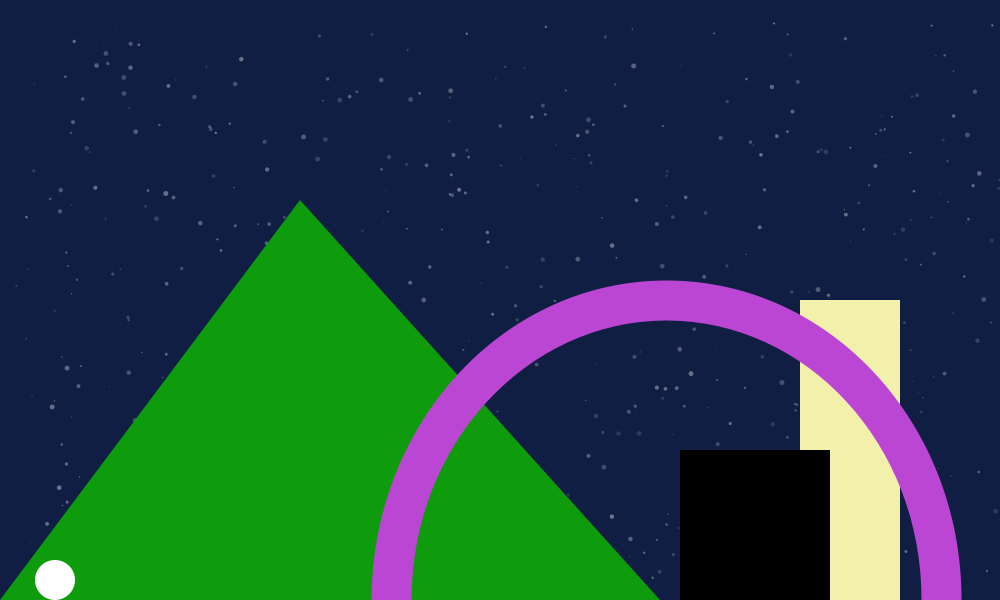
Frame 1 (no input)
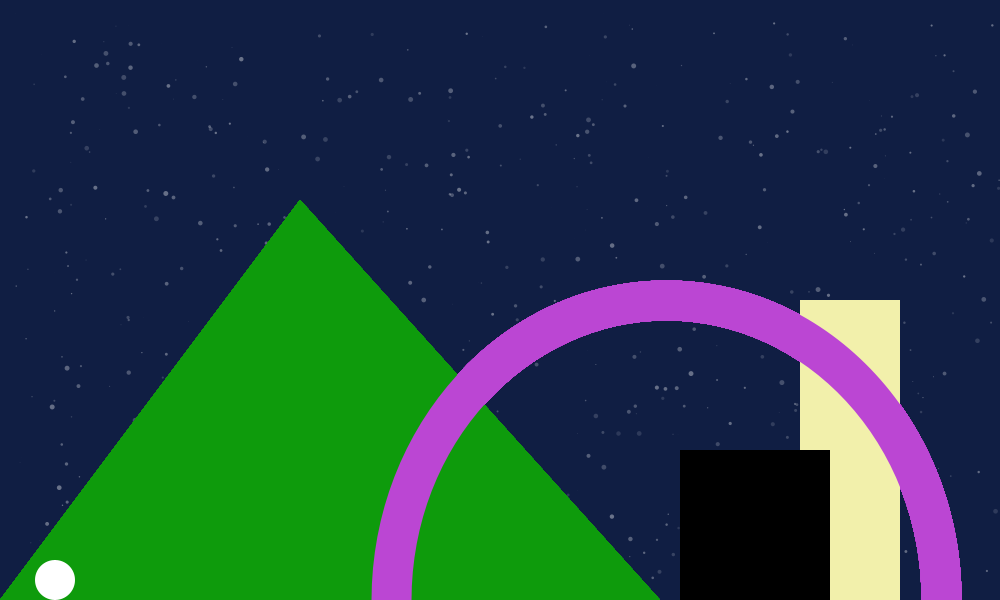
Frame 60 (the mouse pressed at the canvas centre just before this capture)
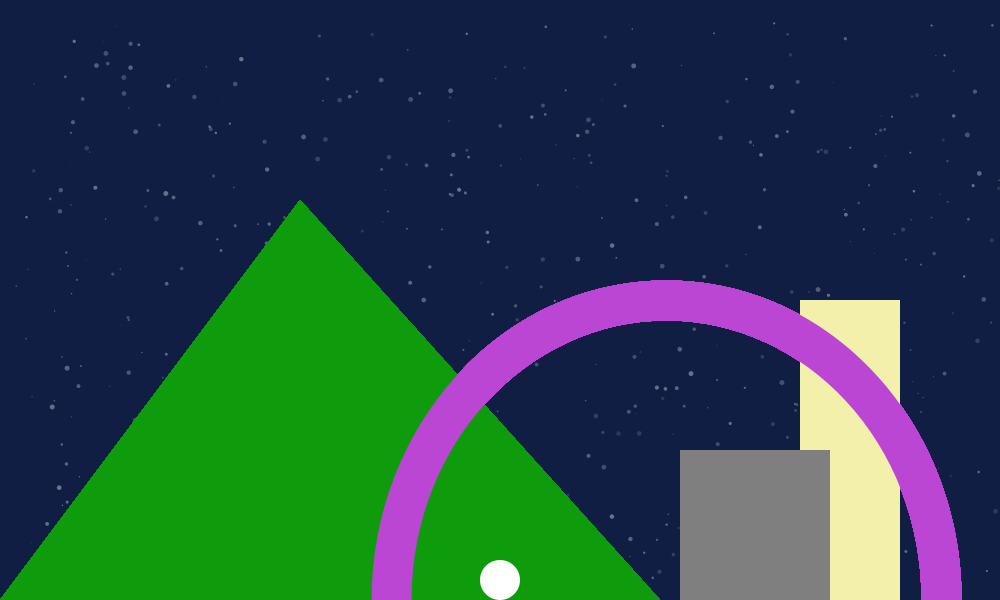
Frame 120 (the mouse held since frame 60 and released just before this capture)

The Processing sketch that drew these frames (run headless with seeded random() and noise(); from frame 60 on, the mouse is pressed at the canvas centre):

// Processing sketch: Landscape
// ── Landscape.pde

void setup(){
  size(1000,600);
  background(#101E43);
  for (int i=0;i<galaxy.length;i=i+1) {
    //galaxy[i]= new Star();

  galaxy[i]= new Star(random(width), random(height));
  } 
   for (int i=0;i<galaxy.length;i=i+1) {
    galaxy[i].blink();
  }
}


void draw(){
  noStroke();
//Mountain
fill(#0E9B0C);
triangle(width-340,height, 0,height,height/2,height-400); 

//ball
fill(255);
  float bx = constrain(mouseX, 55, 600);
  ellipse(bx,580,40,40);

//tall building
noStroke();
fill(#F2F0AB);
rect(width*.8,height-300,100,300);

//arch
strokeWeight(40);
stroke(#BB46D3);
noFill();
arc(width/1.5, height, 550, height, 0, TWO_PI);


//small building
  noStroke();
  fill(color(map(mouseX, 0, width, 0, 255)));
  rect(width*.68,height-150,150,150);
  //translate(mouseX, mouseY);
  }

// ── Clouds.pde
/*class Cloud {
  color c;
  float xpos; // allow it to move on the x axis
  float ypos; // allows it to move on the y axis
  float xspeed; // makes it move across the x axis
  float yspeed; // makes it move on the y axis
  block(color tempC, float tempXpos, float tempYpos, float tempXspeed, float tempYspeed) { //see here color, xposition, yposition, speed) 
    c = tempC;
    xpos = tempXpos;
    ypos = tempYpos;
    xspeed = tempXspeed;
    yspeed = tempYspeed;
  }
  void display() {
    stroke(100);
    fill(c);
    rectMode(CENTER);
    rect(xpos, ypos, width/2, height*2);
    rect(xpos, ypos, width, height);
  }
  void move() {
    xpos = xpos + xspeed;
    if (xpos > width) {
      xpos = 0;
      ypos = ypos + yspeed;
      if (ypos > width) {
      ypos = 0;
      }
    }
  }
}*/

// ── Star_sky.pde

Star[] galaxy = new Star[600];

 class Star {
 
 float x=0;
 float y=500;
 float speed=random(8);
 
 Star(float setx, float sety){
   x = setx;
   y = sety;
 }
  
  void blink() {
  
  pushMatrix();
  translate(x,y);
  scale(random(0, 0.5));
  noStroke();
  fill(255,random(30,100));
  ellipse(100,100, 10,10);

  popMatrix();
  
}
  
 }

void keyPressed(){
  fill(#101E43,70);
  rect(0,0,width,height);
  for (int i=0;i<galaxy.length;i=i+1) {

  galaxy[i]= new Star(random(width), random(height));
  } 
   for (int i=0;i<galaxy.length;i=i+1) {
    galaxy[i].blink();
  }
  }

// ── Tall_Building.pde
class Tower {
  float co1 = 800;
  float co2 = 300;
  float co3 = 900;

  
  void display() {
  //tall building
  noStroke();
  fill(#F2F0AB);
  rectMode(CORNERS);
  rect(co1,co2,co3,height);
  }
  
   void stretch() {
    co1 = co1+1;
    co2 = co2-1;
    if (co1 >= 890) {
      co1 = co1+-1;
    }
    if (co2 <= 200) {
      co2 = co2+1;
    }
  }
}



/*void stretch() {
    x = (tx+4);
    if (tx >= 600) {  // If the shape is off screen
    x = 50;  // move to the left edge
    }
  }*/
